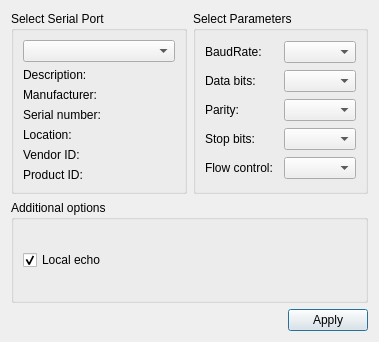
<?xml version="1.0" encoding="UTF-8"?>
<ui version="4.0">
 <class>SettingsDialog</class>
 <widget class="QDialog" name="SettingsDialog">
  <property name="geometry">
   <rect>
    <x>0</x>
    <y>0</y>
    <width>379</width>
    <height>342</height>
   </rect>
  </property>
  <property name="windowTitle">
   <string>Settings</string>
  </property>
  <layout class="QGridLayout" name="gridLayout_3">
   <item row="0" column="1">
    <widget class="QGroupBox" name="parametersBox">
     <property name="title">
      <string>Select Parameters</string>
     </property>
     <layout class="QGridLayout" name="gridLayout_2">
      <item row="0" column="0">
       <widget class="QLabel" name="baudRateLabel">
        <property name="text">
         <string>BaudRate:</string>
        </property>
       </widget>
      </item>
      <item row="0" column="1">
       <widget class="QComboBox" name="baudRateBox"/>
      </item>
      <item row="1" column="0">
       <widget class="QLabel" name="dataBitsLabel">
        <property name="text">
         <string>Data bits:</string>
        </property>
       </widget>
      </item>
      <item row="1" column="1">
       <widget class="QComboBox" name="dataBitsBox"/>
      </item>
      <item row="2" column="0">
       <widget class="QLabel" name="parityLabel">
        <property name="text">
         <string>Parity:</string>
        </property>
       </widget>
      </item>
      <item row="2" column="1">
       <widget class="QComboBox" name="parityBox"/>
      </item>
      <item row="3" column="0">
       <widget class="QLabel" name="stopBitsLabel">
        <property name="text">
         <string>Stop bits:</string>
        </property>
       </widget>
      </item>
      <item row="3" column="1">
       <widget class="QComboBox" name="stopBitsBox"/>
      </item>
      <item row="4" column="0">
       <widget class="QLabel" name="flowControlLabel">
        <property name="text">
         <string>Flow control:</string>
        </property>
       </widget>
      </item>
      <item row="4" column="1">
       <widget class="QComboBox" name="flowControlBox"/>
      </item>
     </layout>
    </widget>
   </item>
   <item row="0" column="0">
    <widget class="QGroupBox" name="selectBox">
     <property name="title">
      <string>Select Serial Port</string>
     </property>
     <layout class="QGridLayout" name="gridLayout">
      <item row="0" column="0">
       <widget class="QComboBox" name="serialPortInfoListBox"/>
      </item>
      <item row="1" column="0">
       <widget class="QLabel" name="descriptionLabel">
        <property name="text">
         <string>Description:</string>
        </property>
       </widget>
      </item>
      <item row="2" column="0">
       <widget class="QLabel" name="manufacturerLabel">
        <property name="text">
         <string>Manufacturer:</string>
        </property>
       </widget>
      </item>
      <item row="3" column="0">
       <widget class="QLabel" name="serialNumberLabel">
        <property name="text">
         <string>Serial number:</string>
        </property>
       </widget>
      </item>
      <item row="4" column="0">
       <widget class="QLabel" name="locationLabel">
        <property name="text">
         <string>Location:</string>
        </property>
       </widget>
      </item>
      <item row="5" column="0">
       <widget class="QLabel" name="vidLabel">
        <property name="text">
         <string>Vendor ID:</string>
        </property>
       </widget>
      </item>
      <item row="6" column="0">
       <widget class="QLabel" name="pidLabel">
        <property name="text">
         <string>Product ID:</string>
        </property>
       </widget>
      </item>
     </layout>
    </widget>
   </item>
   <item row="2" column="0" colspan="2">
    <layout class="QHBoxLayout" name="horizontalLayout">
     <item>
      <spacer name="horizontalSpacer">
       <property name="orientation">
        <enum>Qt::Horizontal</enum>
       </property>
       <property name="sizeHint" stdset="0">
        <size>
         <width>96</width>
         <height>20</height>
        </size>
       </property>
      </spacer>
     </item>
     <item>
      <widget class="QPushButton" name="applyButton">
       <property name="text">
        <string>Apply</string>
       </property>
      </widget>
     </item>
    </layout>
   </item>
   <item row="1" column="0" colspan="2">
    <widget class="QGroupBox" name="additionalOptionsGroupBox">
     <property name="title">
      <string>Additional options</string>
     </property>
     <layout class="QVBoxLayout" name="verticalLayout">
      <item>
       <widget class="QCheckBox" name="localEchoCheckBox">
        <property name="text">
         <string>Local echo</string>
        </property>
        <property name="checked">
         <bool>true</bool>
        </property>
       </widget>
      </item>
     </layout>
    </widget>
   </item>
  </layout>
 </widget>
 <resources/>
 <connections/>
</ui>
